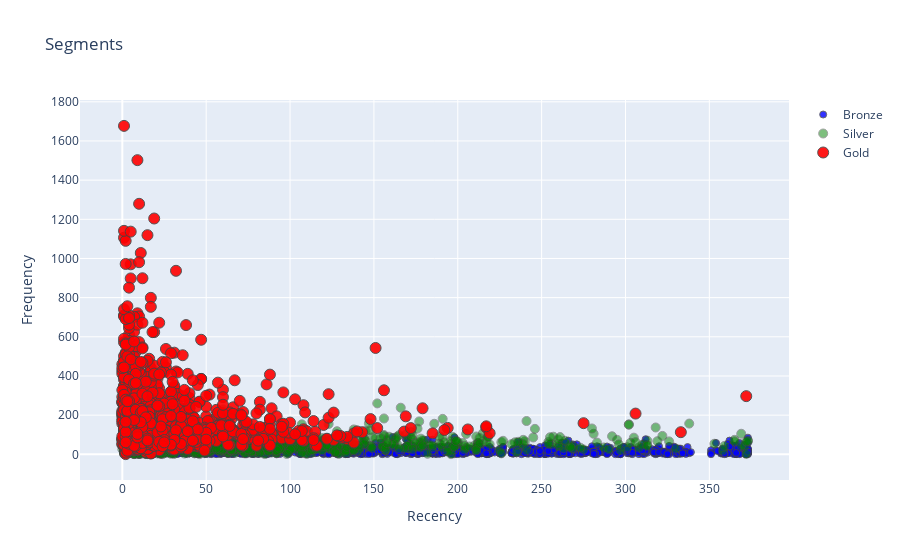
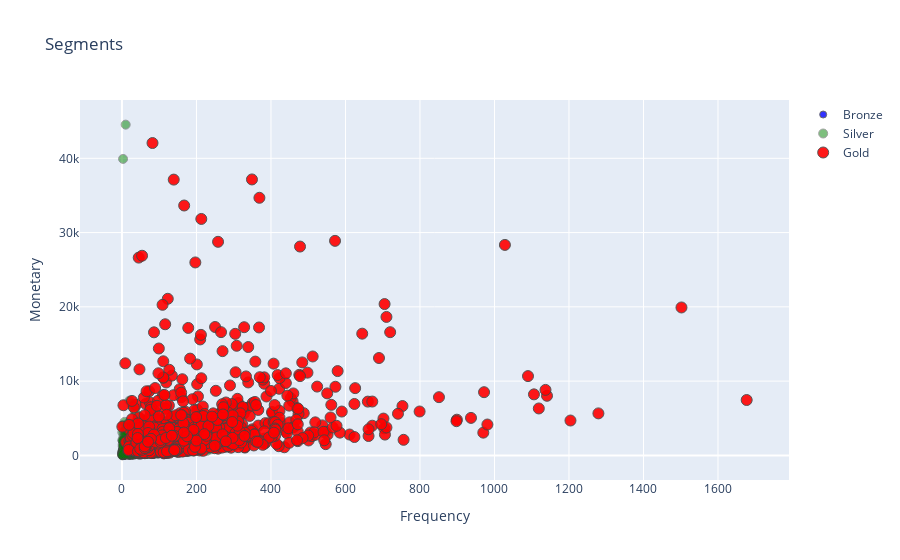
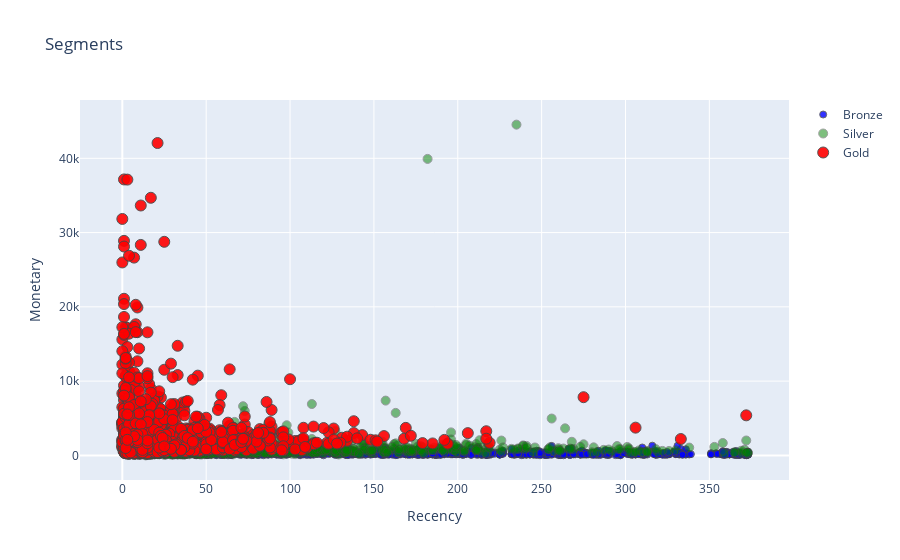

These figures' notebook cell, in order:
### Code cell
#import chart_studio.plotly as  cs
import plotly.offline as po
import plotly.graph_objs as gobj

#Recency Vs Frequency
graph = RFMScores.query("Monetary < 50000 and Frequency < 2000")

plot_data = [
    gobj.Scatter(
        x=graph.query("RFM_Loyalty_Level == 'Bronze'")['Recency'],
        y=graph.query("RFM_Loyalty_Level == 'Bronze'")['Frequency'],
        mode='markers',
        name='Bronze',
        marker= dict(size= 7,
            line= dict(width=1),
            color= 'blue',
            opacity= 0.8
           )
    ),
        gobj.Scatter(
        x=graph.query("RFM_Loyalty_Level == 'Silver'")['Recency'],
        y=graph.query("RFM_Loyalty_Level == 'Silver'")['Frequency'],
        mode='markers',
        name='Silver',
        marker= dict(size= 9,
            line= dict(width=1),
            color= 'green',
            opacity= 0.5
           )
    ),
        gobj.Scatter(
        x=graph.query("RFM_Loyalty_Level == 'Gold'")['Recency'],
        y=graph.query("RFM_Loyalty_Level == 'Gold'")['Frequency'],
        mode='markers',
        name='Gold',
        marker= dict(size= 11,
            line= dict(width=1),
            color= 'red',
            opacity= 0.9
           )
    )
]

plot_layout = gobj.Layout(
        yaxis= {'title': "Frequency"},
        xaxis= {'title': "Recency"},
        title='Segments'
    )
fig = gobj.Figure(data=plot_data, layout=plot_layout)
po.iplot(fig)

#Frequency Vs Monetary
graph = RFMScores.query("Monetary < 50000 and Frequency < 2000")

plot_data = [
    gobj.Scatter(
        x=graph.query("RFM_Loyalty_Level == 'Bronze'")['Frequency'],
        y=graph.query("RFM_Loyalty_Level == 'Bronze'")['Monetary'],
        mode='markers',
        name='Bronze',
        marker= dict(size= 7,
            line= dict(width=1),
            color= 'blue',
            opacity= 0.8
           )
    ),
        gobj.Scatter(
        x=graph.query("RFM_Loyalty_Level == 'Silver'")['Frequency'],
        y=graph.query("RFM_Loyalty_Level == 'Silver'")['Monetary'],
        mode='markers',
        name='Silver',
        marker= dict(size= 9,
            line= dict(width=1),
            color= 'green',
            opacity= 0.5
           )
    ),
        gobj.Scatter(
        x=graph.query("RFM_Loyalty_Level == 'Gold'")['Frequency'],
        y=graph.query("RFM_Loyalty_Level == 'Gold'")['Monetary'],
        mode='markers',
        name='Gold',
        marker= dict(size= 11,
            line= dict(width=1),
            color= 'red',
            opacity= 0.9
           )
    )
]

plot_layout = gobj.Layout(
        yaxis= {'title': "Monetary"},
        xaxis= {'title': "Frequency"},
        title='Segments'
    )
fig = gobj.Figure(data=plot_data, layout=plot_layout)
po.iplot(fig)

#Recency Vs Monetary
graph = RFMScores.query("Monetary < 50000 and Frequency < 2000")

plot_data = [
    gobj.Scatter(
        x=graph.query("RFM_Loyalty_Level == 'Bronze'")['Recency'],
        y=graph.query("RFM_Loyalty_Level == 'Bronze'")['Monetary'],
        mode='markers',
        name='Bronze',
        marker= dict(size= 7,
            line= dict(width=1),
            color= 'blue',
            opacity= 0.8
           )
    ),
        gobj.Scatter(
        x=graph.query("RFM_Loyalty_Level == 'Silver'")['Recency'],
        y=graph.query("RFM_Loyalty_Level == 'Silver'")['Monetary'],
        mode='markers',
        name='Silver',
        marker= dict(size= 9,
            line= dict(width=1),
            color= 'green',
            opacity= 0.5
           )
    ),
        gobj.Scatter(
        x=graph.query("RFM_Loyalty_Level == 'Gold'")['Recency'],
        y=graph.query("RFM_Loyalty_Level == 'Gold'")['Monetary'],
        mode='markers',
        name='Gold',
        marker= dict(size= 11,
            line= dict(width=1),
            color= 'red',
            opacity= 0.9
           )
    )
]

plot_layout = gobj.Layout(
        yaxis= {'title': "Monetary"},
        xaxis= {'title': "Recency"},
        title='Segments'
    )
fig = gobj.Figure(data=plot_data, layout=plot_layout)
po.iplot(fig)

### Figure 1 — Plotly figure (JSON) as saved in the notebook; plotly's stock layout.template omitted (floating-point values rounded to 4 significant figures; data arrays with more than 128 entries replaced by an {"elided": "..."} marker saying what was removed)
{"data": [{"marker": {"color": "blue", "line": {"width": 1}, "opacity": 0.8, "size": 7}, "mode": "markers", "name": "Bronze", "type": "scatter", "x": {"elided": "1175 int values"}, "y": {"elided": "1175 int values"}}, {"marker": {"color": "green", "line": {"width": 1}, "opacity": 0.5, "size": 9}, "mode": "markers", "name": "Silver", "type": "scatter", "x": {"elided": "1225 int values"}, "y": {"elided": "1225 int values"}}, {"marker": {"color": "red", "line": {"width": 1}, "opacity": 0.9, "size": 11}, "mode": "markers", "name": "Gold", "type": "scatter", "x": {"elided": "1502 int values"}, "y": {"elided": "1502 int values"}}], "layout": {"title": {"text": "Segments"}, "xaxis": {"title": {"text": "Recency"}}, "yaxis": {"title": {"text": "Frequency"}}}}

### Figure 2 — Plotly figure (JSON) as saved in the notebook; plotly's stock layout.template omitted (floating-point values rounded to 4 significant figures; data arrays with more than 128 entries replaced by an {"elided": "..."} marker saying what was removed)
{"data": [{"marker": {"color": "blue", "line": {"width": 1}, "opacity": 0.8, "size": 7}, "mode": "markers", "name": "Bronze", "type": "scatter", "x": {"elided": "1175 int values"}, "y": {"elided": "1175 float values"}}, {"marker": {"color": "green", "line": {"width": 1}, "opacity": 0.5, "size": 9}, "mode": "markers", "name": "Silver", "type": "scatter", "x": {"elided": "1225 int values"}, "y": {"elided": "1225 float values"}}, {"marker": {"color": "red", "line": {"width": 1}, "opacity": 0.9, "size": 11}, "mode": "markers", "name": "Gold", "type": "scatter", "x": {"elided": "1502 int values"}, "y": {"elided": "1502 float values"}}], "layout": {"title": {"text": "Segments"}, "xaxis": {"title": {"text": "Frequency"}}, "yaxis": {"title": {"text": "Monetary"}}}}

### Figure 3 — Plotly figure (JSON) as saved in the notebook; plotly's stock layout.template omitted (floating-point values rounded to 4 significant figures; data arrays with more than 128 entries replaced by an {"elided": "..."} marker saying what was removed)
{"data": [{"marker": {"color": "blue", "line": {"width": 1}, "opacity": 0.8, "size": 7}, "mode": "markers", "name": "Bronze", "type": "scatter", "x": {"elided": "1175 int values"}, "y": {"elided": "1175 float values"}}, {"marker": {"color": "green", "line": {"width": 1}, "opacity": 0.5, "size": 9}, "mode": "markers", "name": "Silver", "type": "scatter", "x": {"elided": "1225 int values"}, "y": {"elided": "1225 float values"}}, {"marker": {"color": "red", "line": {"width": 1}, "opacity": 0.9, "size": 11}, "mode": "markers", "name": "Gold", "type": "scatter", "x": {"elided": "1502 int values"}, "y": {"elided": "1502 float values"}}], "layout": {"title": {"text": "Segments"}, "xaxis": {"title": {"text": "Recency"}}, "yaxis": {"title": {"text": "Monetary"}}}}
